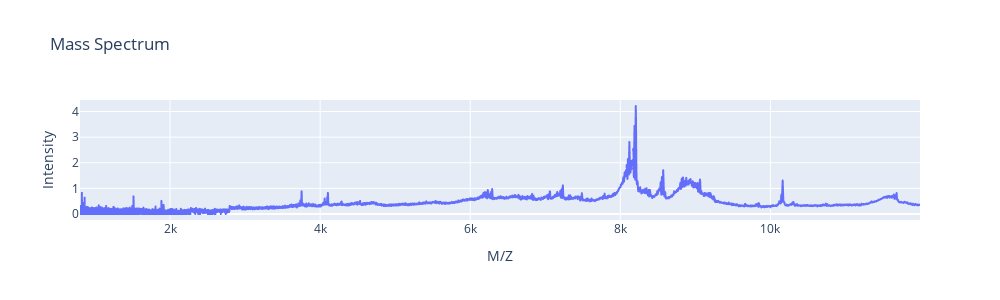

Here is the notebook cell this chart was saved with:
### Markdown cell above
In order to identify the M/Z value for the associated peak, let's plot the spectrogram in an interactive plot. Note that intensity here actually refers to the scaled intensity.

### Code cell
px.line(cs, x=cs['M/Z'],y=cs['Intensity'], width = 1000, height = 300, title='Mass Spectrum')

### Figure 1 — Plotly figure (JSON) as saved in the notebook; plotly's stock layout.template omitted (floating-point values rounded to 4 significant figures; data arrays with more than 128 entries replaced by an {"elided": "..."} marker saying what was removed)
{"data": [{"hovertemplate": "M/Z=%{x}<br>Intensity=%{y}<extra></extra>", "legendgroup": "", "line": {"color": "#636efa", "dash": "solid"}, "mode": "lines", "name": "", "showlegend": false, "type": "scattergl", "x": {"elided": "6771 float values"}, "xaxis": "x", "y": {"elided": "6771 float values"}, "yaxis": "y"}], "layout": {"height": 300, "legend": {"tracegroupgap": 0}, "title": {"text": "Mass Spectrum"}, "width": 1000, "xaxis": {"anchor": "y", "domain": [0, 1], "title": {"text": "M/Z"}}, "yaxis": {"anchor": "x", "domain": [0, 1], "title": {"text": "Intensity"}}}}
